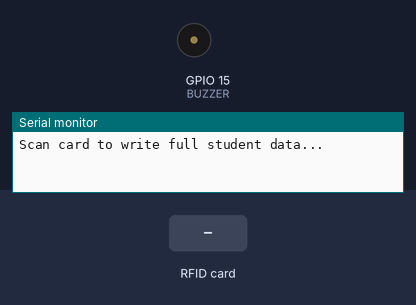
Bench run of a sketch on a simulated ESP32. Shown: buzzer (waves = sounding), the last lines printed to the serial monitor. Inputs (shaded band) come from the test bench. At 2.3 s the program stops and its outputs stay as they are.

Above: at 1.2 s.
1.3 s: RFID card 5E 7A 19 C4 held to the reader
At 1.47 s:
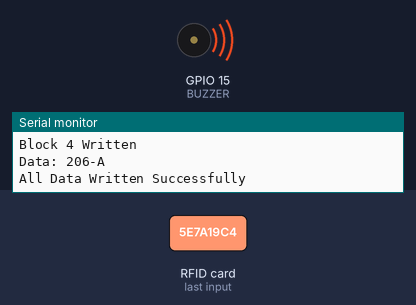
Timing chart, 0 to 3.8 s (numbered marks = the images above; inputs shaded):
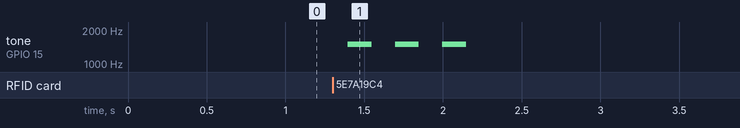

The sketch:

rfid_attendance_write.ino
```cpp
#include <SPI.h>
#include <MFRC522.h>

#define RST_PIN 22
#define SS_PIN  21

#define BUZZER 15
#define BUZZER_FREQ 1500
#define BUZZER_RESOLUTION 8

MFRC522 mfrc522(SS_PIN, RST_PIN);
MFRC522::MIFARE_Key key;
MFRC522::StatusCode status;

// Your Data
char nameData[]    = "NAVRAJ SINGH";
char uidData[]     = "25BCS11848";
char sectionData[] = "206-A";

void setup() {
  Serial.begin(9600);
  SPI.begin();
  mfrc522.PCD_Init();

  ledcAttach(BUZZER, BUZZER_FREQ, BUZZER_RESOLUTION);
  ledcWrite(BUZZER, 0);

  for (byte i = 0; i < 6; i++)
    key.keyByte[i] = 0xFF;

  Serial.println("Scan card to write full student data...");
}

void loop() {

  if (!mfrc522.PICC_IsNewCardPresent()) return;
  if (!mfrc522.PICC_ReadCardSerial()) return;

  Serial.println("Card Detected");

  writeBlock(1, nameData);
  writeBlock(2, uidData);
  writeBlock(4, sectionData);

  Serial.println("All Data Written Successfully");

  // 🔔 3 Beeps
  for (int i = 0; i < 3; i++) {
    ledcWrite(BUZZER, 128);
    delay(150);
    ledcWrite(BUZZER, 0);
    delay(150);
  }

  mfrc522.PICC_HaltA();
  mfrc522.PCD_StopCrypto1();

  while(1);
}

void writeBlock(byte blockNum, char *data) {

  byte buffer[16] = {0};

  int len = strlen(data);
  if (len > 16) len = 16;

  memcpy(buffer, data, len);

  byte sector = blockNum / 4;
  byte trailerBlock = sector * 4 + 3;

  status = mfrc522.PCD_Authenticate(
        MFRC522::PICC_CMD_MF_AUTH_KEY_A,
        trailerBlock,
        &key,
        &(mfrc522.uid));

  if (status != MFRC522::STATUS_OK) {
    Serial.print("Auth Failed Block ");
    Serial.println(blockNum);
    return;
  }

  status = mfrc522.MIFARE_Write(blockNum, buffer, 16);

  if (status == MFRC522::STATUS_OK) {
    Serial.print("Block ");
    Serial.print(blockNum);
    Serial.println(" Written");
    Serial.print("Data: ");
    Serial.println(data);
  } else {
    Serial.print("Write Failed Block ");
    Serial.println(blockNum);
  }
}
```

Measured:
- after the input at 1.3 s, tone on GPIO 15 (BUZZER): alternates 1500 Hz for 0.15 s and silent for 0.15 s, 6 changes in all, then stays silent, starting after 0.10 s
